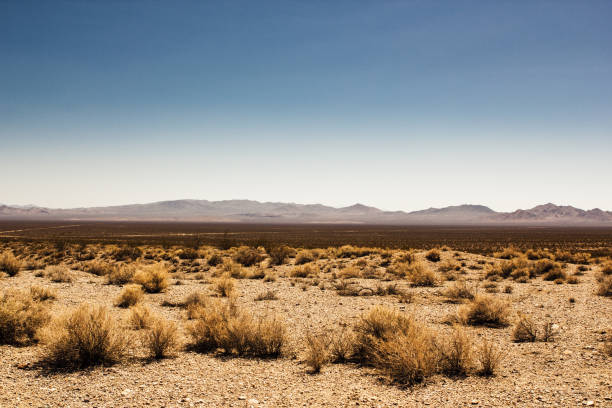
#> input picture FFTExploration/src.png, 612 x 408 px
$ python main.py
#> lines starting #> are read from the running program, lines starting #| are printed output that depends on the picture
import cv2
import numpy as np
import matplotlib.pyplot as plt
import os

# Load the image in grayscale
img = cv2.imread('src.png', 0)
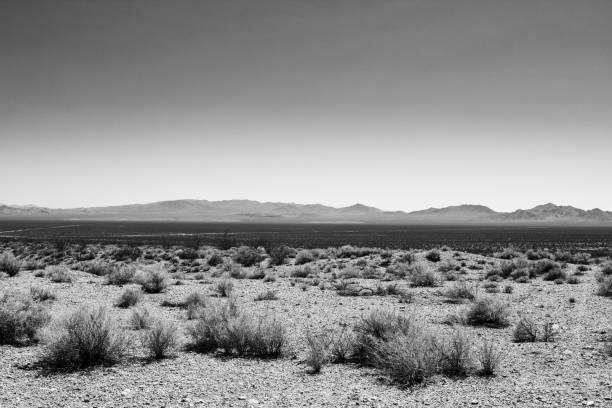
#> img: shape (408, 612); min 0, max 254, mean 143.7

# Check if the image was loaded successfully
if img is None:
    print("Error: Could not load image.")
    os.exit(1)

fig = plt.figure(figsize=(15, 5))

# Perform 2D FFT
# np.fft.fft2 computes the 2D discrete Fourier Transform
# np.fft.fftshift shifts the zero-frequency component to the center of the spectrum
f_transform = np.fft.fft2(img)
f_transform_shifted_init = np.fft.fftshift(f_transform)
f_transform_shifted = f_transform_shifted_init
def update(val):
    global f_transform_shifted
    f_transform_shifted = val * f_transform_shifted_init * val
    fig.canvas.draw_idle()

# Calculate the magnitude spectrum for visualization
magnitude_spectrum = 20 * np.log(np.abs(f_transform_shifted))
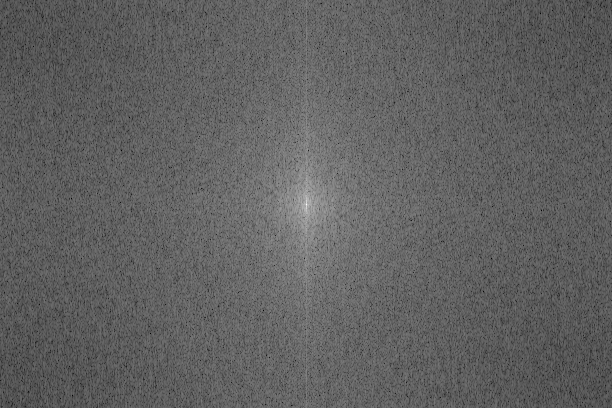
#> magnitude_spectrum: shape (408, 612) float64; min 65.16, max 347.9, mean 172.8; drawn with min black and max white

# Perform 2D Inverse FFT
# np.fft.ifftshift shifts the zero-frequency component back to the top-left
# np.fft.ifft2 computes the 2D inverse discrete Fourier Transform
# np.abs() is used to get the real part of the image, as IFFT can return complex numbers
f_ishift = np.fft.ifftshift(f_transform_shifted)
img_back = np.fft.ifft2(f_ishift)
img_back = np.abs(img_back)

# Display the original image, magnitude spectrum, and reconstructed image

axfreq = fig.add_axes([0.25, 0.1, 0.65, 0.03])
freq_slider = plt.Slider(
    ax=axfreq,
    label='Crop (freq)',
    valmin=0.0,
    valmax=1,
    valinit=.5,
)

freq_slider.on_changed(update)

plt.subplot(131), plt.imshow(img, cmap='gray')
plt.title('Original Image'), plt.xticks([]), plt.yticks([])

plt.subplot(132), plt.imshow(magnitude_spectrum, cmap='gray')
plt.title('Magnitude Spectrum'), plt.xticks([]), plt.yticks([])

plt.subplot(133), plt.imshow(img_back, cmap='gray')
plt.title('Reconstructed Image'), plt.xticks([]), plt.yticks([])

plt.ion()
plt.show()
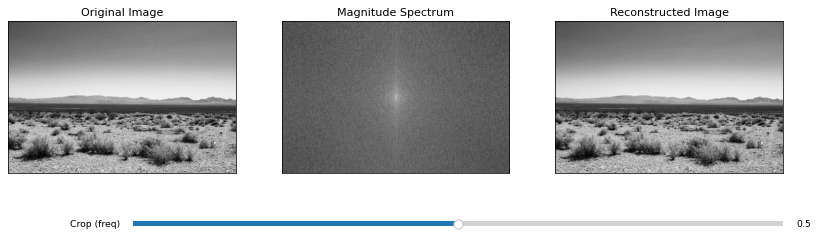
#> figure drawn by matplotlib, 4 panels
